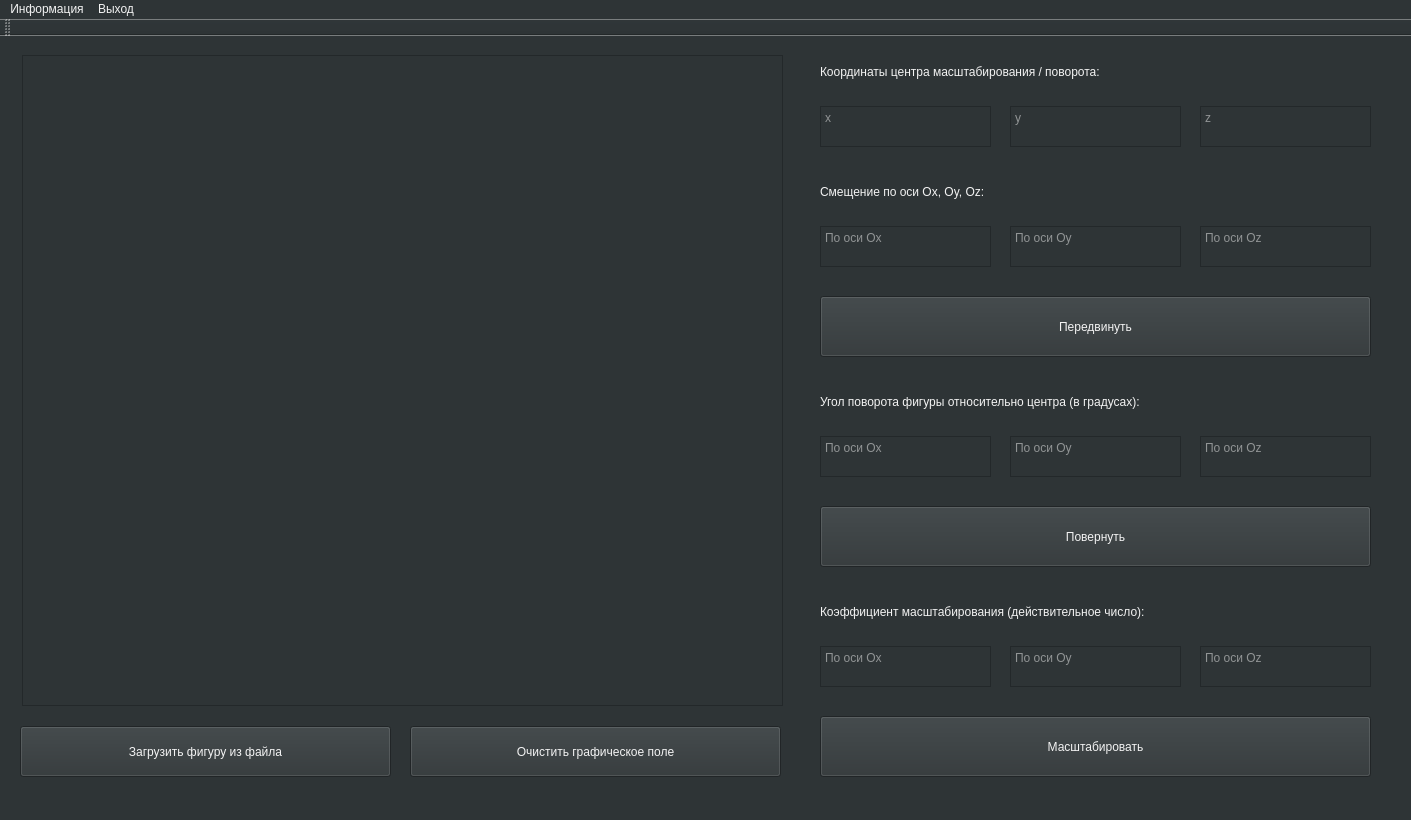
<?xml version="1.0" encoding="UTF-8"?>
<ui version="4.0">
 <class>MainWindow</class>
 <widget class="QMainWindow" name="MainWindow">
  <property name="geometry">
   <rect>
    <x>0</x>
    <y>0</y>
    <width>1411</width>
    <height>820</height>
   </rect>
  </property>
  <property name="windowTitle">
   <string>MainWindow</string>
  </property>
  <property name="styleSheet">
   <string notr="true">background-color: rgb(46, 52, 54);
color: rgb(243, 243, 243);
font: 63 13pt &quot;URW Gothic&quot;;</string>
  </property>
  <widget class="QWidget" name="centralWidget">
   <widget class="QPushButton" name="LoadFigureButton">
    <property name="geometry">
     <rect>
      <x>20</x>
      <y>690</y>
      <width>371</width>
      <height>51</height>
     </rect>
    </property>
    <property name="styleSheet">
     <string notr="true">background-color: rgb(46, 52, 54);
color: rgb(243, 243, 243);
font: 63 14pt &quot;URW Gothic&quot;;</string>
    </property>
    <property name="text">
     <string>Загрузить фигуру из файла</string>
    </property>
   </widget>
   <widget class="QGraphicsView" name="graphicsView">
    <property name="geometry">
     <rect>
      <x>22</x>
      <y>19</y>
      <width>761</width>
      <height>651</height>
     </rect>
    </property>
    <property name="sizePolicy">
     <sizepolicy hsizetype="Expanding" vsizetype="Expanding">
      <horstretch>0</horstretch>
      <verstretch>0</verstretch>
     </sizepolicy>
    </property>
   </widget>
   <widget class="QPushButton" name="ClearGraph">
    <property name="geometry">
     <rect>
      <x>410</x>
      <y>690</y>
      <width>371</width>
      <height>51</height>
     </rect>
    </property>
    <property name="styleSheet">
     <string notr="true">background-color: rgb(46, 52, 54);
color: rgb(243, 243, 243);
font: 63 14pt &quot;URW Gothic&quot;;</string>
    </property>
    <property name="text">
     <string>Очистить графическое поле</string>
    </property>
   </widget>
   <widget class="QPushButton" name="ScaleButton">
    <property name="geometry">
     <rect>
      <x>820</x>
      <y>680</y>
      <width>551</width>
      <height>61</height>
     </rect>
    </property>
    <property name="sizePolicy">
     <sizepolicy hsizetype="Minimum" vsizetype="Fixed">
      <horstretch>0</horstretch>
      <verstretch>0</verstretch>
     </sizepolicy>
    </property>
    <property name="styleSheet">
     <string notr="true">background-color: rgb(46, 52, 54);
color: rgb(243, 243, 243);
font: 63 14pt &quot;URW Gothic&quot;;</string>
    </property>
    <property name="text">
     <string>Масштабировать</string>
    </property>
    <property name="flat">
     <bool>false</bool>
    </property>
   </widget>
   <widget class="QLabel" name="label">
    <property name="geometry">
     <rect>
      <x>820</x>
      <y>20</y>
      <width>541</width>
      <height>31</height>
     </rect>
    </property>
    <property name="styleSheet">
     <string notr="true">background-color: rgb(46, 52, 54);
color: rgb(243, 243, 243);
font: 63 14pt &quot;URW Gothic&quot;;</string>
    </property>
    <property name="text">
     <string>Координаты центра масштабирования / поворота:</string>
    </property>
   </widget>
   <widget class="QPlainTextEdit" name="OffsetYField">
    <property name="geometry">
     <rect>
      <x>1010</x>
      <y>190</y>
      <width>171</width>
      <height>41</height>
     </rect>
    </property>
    <property name="styleSheet">
     <string notr="true">background-color: rgb(46, 52, 54);
color: rgb(243, 243, 243);
font: 63 14pt &quot;URW Gothic&quot;;</string>
    </property>
    <property name="placeholderText">
     <string>По оси Oy</string>
    </property>
   </widget>
   <widget class="QLabel" name="label_4">
    <property name="geometry">
     <rect>
      <x>820</x>
      <y>560</y>
      <width>551</width>
      <height>31</height>
     </rect>
    </property>
    <property name="styleSheet">
     <string notr="true">background-color: rgb(46, 52, 54);
color: rgb(243, 243, 243);
font: 63 14pt &quot;URW Gothic&quot;;</string>
    </property>
    <property name="text">
     <string>Коэффициент масштабирования (действительное число):</string>
    </property>
   </widget>
   <widget class="QPlainTextEdit" name="OffsetXField">
    <property name="geometry">
     <rect>
      <x>820</x>
      <y>190</y>
      <width>171</width>
      <height>41</height>
     </rect>
    </property>
    <property name="styleSheet">
     <string notr="true">background-color: rgb(46, 52, 54);
color: rgb(243, 243, 243);
font: 63 14pt &quot;URW Gothic&quot;;</string>
    </property>
    <property name="placeholderText">
     <string>По оси Ox</string>
    </property>
   </widget>
   <widget class="QPlainTextEdit" name="CenterXField">
    <property name="geometry">
     <rect>
      <x>820</x>
      <y>70</y>
      <width>171</width>
      <height>41</height>
     </rect>
    </property>
    <property name="styleSheet">
     <string notr="true">background-color: rgb(46, 52, 54);
color: rgb(243, 243, 243);
font: 63 14pt &quot;URW Gothic&quot;;</string>
    </property>
    <property name="placeholderText">
     <string>x</string>
    </property>
   </widget>
   <widget class="QPlainTextEdit" name="CenterYField">
    <property name="geometry">
     <rect>
      <x>1010</x>
      <y>70</y>
      <width>171</width>
      <height>41</height>
     </rect>
    </property>
    <property name="styleSheet">
     <string notr="true">background-color: rgb(46, 52, 54);
color: rgb(243, 243, 243);
font: 63 14pt &quot;URW Gothic&quot;;</string>
    </property>
    <property name="placeholderText">
     <string>y</string>
    </property>
   </widget>
   <widget class="QLabel" name="label_2">
    <property name="geometry">
     <rect>
      <x>820</x>
      <y>140</y>
      <width>551</width>
      <height>31</height>
     </rect>
    </property>
    <property name="styleSheet">
     <string notr="true">background-color: rgb(46, 52, 54);
color: rgb(243, 243, 243);
font: 63 14pt &quot;URW Gothic&quot;;</string>
    </property>
    <property name="text">
     <string>Смещение по оси Ox, Oy, Oz:</string>
    </property>
   </widget>
   <widget class="QLabel" name="label_3">
    <property name="geometry">
     <rect>
      <x>820</x>
      <y>350</y>
      <width>541</width>
      <height>31</height>
     </rect>
    </property>
    <property name="styleSheet">
     <string notr="true">background-color: rgb(46, 52, 54);
color: rgb(243, 243, 243);
font: 63 14pt &quot;URW Gothic&quot;;</string>
    </property>
    <property name="text">
     <string>Угол поворота фигуры относительно центра (в градусах):</string>
    </property>
   </widget>
   <widget class="QPlainTextEdit" name="OffsetZField">
    <property name="geometry">
     <rect>
      <x>1200</x>
      <y>190</y>
      <width>171</width>
      <height>41</height>
     </rect>
    </property>
    <property name="styleSheet">
     <string notr="true">background-color: rgb(46, 52, 54);
color: rgb(243, 243, 243);
font: 63 14pt &quot;URW Gothic&quot;;</string>
    </property>
    <property name="placeholderText">
     <string>По оси Oz</string>
    </property>
   </widget>
   <widget class="QPlainTextEdit" name="CenterZField">
    <property name="geometry">
     <rect>
      <x>1200</x>
      <y>70</y>
      <width>171</width>
      <height>41</height>
     </rect>
    </property>
    <property name="styleSheet">
     <string notr="true">background-color: rgb(46, 52, 54);
color: rgb(243, 243, 243);
font: 63 14pt &quot;URW Gothic&quot;;</string>
    </property>
    <property name="placeholderText">
     <string>z</string>
    </property>
   </widget>
   <widget class="QPlainTextEdit" name="AngleYField">
    <property name="geometry">
     <rect>
      <x>1010</x>
      <y>400</y>
      <width>171</width>
      <height>41</height>
     </rect>
    </property>
    <property name="styleSheet">
     <string notr="true">background-color: rgb(46, 52, 54);
color: rgb(243, 243, 243);
font: 63 14pt &quot;URW Gothic&quot;;</string>
    </property>
    <property name="placeholderText">
     <string>По оси Oy</string>
    </property>
   </widget>
   <widget class="QPlainTextEdit" name="AngleXField">
    <property name="geometry">
     <rect>
      <x>820</x>
      <y>400</y>
      <width>171</width>
      <height>41</height>
     </rect>
    </property>
    <property name="styleSheet">
     <string notr="true">background-color: rgb(46, 52, 54);
color: rgb(243, 243, 243);
font: 63 14pt &quot;URW Gothic&quot;;</string>
    </property>
    <property name="placeholderText">
     <string>По оси Ox</string>
    </property>
   </widget>
   <widget class="QPlainTextEdit" name="AngleZField">
    <property name="geometry">
     <rect>
      <x>1200</x>
      <y>400</y>
      <width>171</width>
      <height>41</height>
     </rect>
    </property>
    <property name="styleSheet">
     <string notr="true">background-color: rgb(46, 52, 54);
color: rgb(243, 243, 243);
font: 63 14pt &quot;URW Gothic&quot;;</string>
    </property>
    <property name="placeholderText">
     <string>По оси Oz</string>
    </property>
   </widget>
   <widget class="QPlainTextEdit" name="ScaleZField">
    <property name="geometry">
     <rect>
      <x>1200</x>
      <y>610</y>
      <width>171</width>
      <height>41</height>
     </rect>
    </property>
    <property name="styleSheet">
     <string notr="true">background-color: rgb(46, 52, 54);
color: rgb(243, 243, 243);
font: 63 14pt &quot;URW Gothic&quot;;</string>
    </property>
    <property name="placeholderText">
     <string>По оси Oz</string>
    </property>
   </widget>
   <widget class="QPlainTextEdit" name="ScaleXField">
    <property name="geometry">
     <rect>
      <x>820</x>
      <y>610</y>
      <width>171</width>
      <height>41</height>
     </rect>
    </property>
    <property name="styleSheet">
     <string notr="true">background-color: rgb(46, 52, 54);
color: rgb(243, 243, 243);
font: 63 14pt &quot;URW Gothic&quot;;</string>
    </property>
    <property name="placeholderText">
     <string>По оси Ox</string>
    </property>
   </widget>
   <widget class="QPlainTextEdit" name="ScaleYField">
    <property name="geometry">
     <rect>
      <x>1010</x>
      <y>610</y>
      <width>171</width>
      <height>41</height>
     </rect>
    </property>
    <property name="styleSheet">
     <string notr="true">background-color: rgb(46, 52, 54);
color: rgb(243, 243, 243);
font: 63 14pt &quot;URW Gothic&quot;;</string>
    </property>
    <property name="placeholderText">
     <string>По оси Oy</string>
    </property>
   </widget>
   <widget class="QPushButton" name="RotateButton">
    <property name="geometry">
     <rect>
      <x>820</x>
      <y>470</y>
      <width>551</width>
      <height>61</height>
     </rect>
    </property>
    <property name="sizePolicy">
     <sizepolicy hsizetype="Minimum" vsizetype="Fixed">
      <horstretch>0</horstretch>
      <verstretch>0</verstretch>
     </sizepolicy>
    </property>
    <property name="styleSheet">
     <string notr="true">background-color: rgb(46, 52, 54);
color: rgb(243, 243, 243);
font: 63 14pt &quot;URW Gothic&quot;;</string>
    </property>
    <property name="text">
     <string>Повернуть</string>
    </property>
    <property name="flat">
     <bool>false</bool>
    </property>
   </widget>
   <widget class="QPushButton" name="TransferButton">
    <property name="geometry">
     <rect>
      <x>820</x>
      <y>260</y>
      <width>551</width>
      <height>61</height>
     </rect>
    </property>
    <property name="sizePolicy">
     <sizepolicy hsizetype="Minimum" vsizetype="Fixed">
      <horstretch>0</horstretch>
      <verstretch>0</verstretch>
     </sizepolicy>
    </property>
    <property name="styleSheet">
     <string notr="true">background-color: rgb(46, 52, 54);
color: rgb(243, 243, 243);
font: 63 14pt &quot;URW Gothic&quot;;</string>
    </property>
    <property name="text">
     <string>Передвинуть</string>
    </property>
    <property name="flat">
     <bool>false</bool>
    </property>
   </widget>
  </widget>
  <widget class="QMenuBar" name="menuBar">
   <property name="geometry">
    <rect>
     <x>0</x>
     <y>0</y>
     <width>1411</width>
     <height>25</height>
    </rect>
   </property>
   <widget class="QMenu" name="menu">
    <property name="title">
     <string>Информация</string>
    </property>
    <addaction name="AuthorInfo"/>
    <addaction name="TaskInfo"/>
   </widget>
   <widget class="QMenu" name="menu_2">
    <property name="title">
     <string>Выход</string>
    </property>
    <addaction name="Exit"/>
   </widget>
   <addaction name="menu"/>
   <addaction name="menu_2"/>
  </widget>
  <widget class="QToolBar" name="mainToolBar">
   <attribute name="toolBarArea">
    <enum>TopToolBarArea</enum>
   </attribute>
   <attribute name="toolBarBreak">
    <bool>false</bool>
   </attribute>
  </widget>
  <widget class="QStatusBar" name="statusBar"/>
  <action name="AuthorInfo">
   <property name="text">
    <string>Об авторе</string>
   </property>
  </action>
  <action name="TaskInfo">
   <property name="text">
    <string>О программе</string>
   </property>
  </action>
  <action name="Exit">
   <property name="text">
    <string>Выход</string>
   </property>
  </action>
 </widget>
 <layoutdefault spacing="6" margin="11"/>
 <resources>
  <include location="MainWindow.qrc"/>
 </resources>
 <connections/>
</ui>
